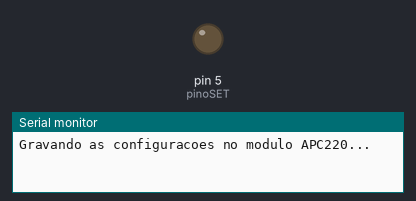
Bench run of a sketch on a simulated Arduino Uno, built with avr-gcc and run on an emulated ATmega328P. On the bench: output pins drawn as LEDs (lit = HIGH), the last lines printed to the serial monitor.

Above: at 0.1 s.
At 102.4 s:
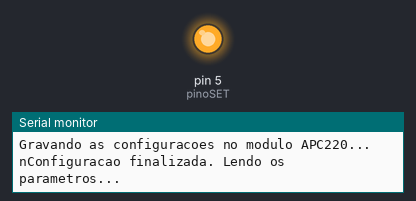
Timing chart, 0 to 103.9 s (numbered marks = the images above):
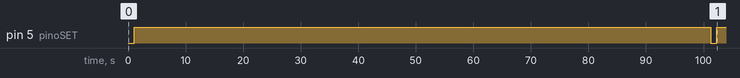

The sketch:

apc_rf_module_config.ino
```cpp
//Programa: Configuracao modulo wireless APC220 com Arduino
//Autor: Arduino e Cia
//https://www.arduinoecia.com.br/como-programar-o-modulo-rf-wireless-apc220-arduino/
#include <SoftwareSerial.h>
const int pinoRX = 6;
const int pinoTX = 7;
const int pinoSET = 5;
SoftwareSerial apc220(pinoRX, pinoTX);
void setSettings(void)
{
  //Coloca o pino SET em low e habilita o modo config do APC220
  digitalWrite(pinoSET, LOW);
  delay(10);
  //Escreve os parametro no modulo
  apc220.println("WR 435000 3 9 3 0");
  delay(10);
}
void getSettings(void)
{
  //Rotina de leitura dos parametros
  digitalWrite(pinoSET, LOW);
  delay(10);
  apc220.println("RD");
  delay(10);
  while (apc220.available())
  {
    Serial.write(apc220.read());
  }
  digitalWrite(pinoSET, HIGH);
  delay(200);
}
void setup()
{
  Serial.begin(9600);
  pinMode(pinoSET, HIGH);
  apc220.begin(9600);
}
void loop()
{
  Serial.println("Gravando as configuracoes no modulo APC220...");
  setSettings();
  delay(1000);
  Serial.println("nConfiguracao finalizada. Lendo os parametros...");
  getSettings();
  Serial.println("nModulo configurado!");
  delay(100000);
}
```

Measured:
- by itself, pin 5 (pinoSET): LOW → HIGH at 1.1 s, → LOW 100 s later, → HIGH 1.1 s later
